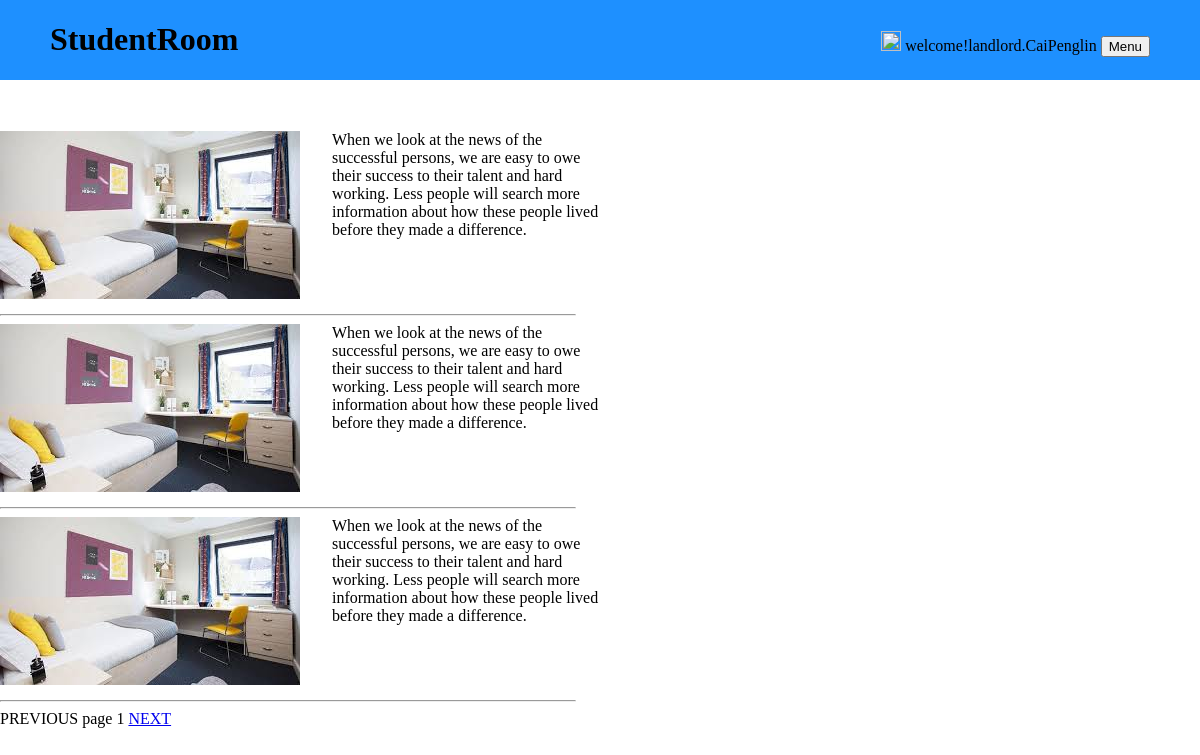
The page /landlordsearchroom.php?page=1 (signed in) on the database its author committed.
### tables this page shows
CREATE TABLE IF NOT EXISTS `t_property` (
  `i_property` bigint(20) NOT NULL,
  `address` varchar(200) DEFAULT NULL,
  `full_address` varchar(500) DEFAULT NULL,
  `longitude` float DEFAULT NULL,
  `latitude` float DEFAULT NULL,
  `description` varchar(300) DEFAULT NULL,
  `payment` int(11) DEFAULT NULL,
  `rent_per_week` int(11) DEFAULT NULL,
  `i_owner` bigint(20) DEFAULT NULL,
  `owner_name` varchar(32) DEFAULT NULL,
  `phone` varchar(32) DEFAULT NULL,
  `email` varchar(32) DEFAULT NULL,
  `smoker` int(11) DEFAULT NULL,
  `pets` int(11) DEFAULT NULL,
  `parlor` int(11) DEFAULT NULL,
  `bedroom` int(11) DEFAULT NULL,
  `kitchen` int(11) DEFAULT NULL,
  `post_code` varchar(16) DEFAULT NULL,
  `bathroom` int(11) DEFAULT NULL,
  `state` int(11) DEFAULT NULL,
  `release_date` date DEFAULT NULL,
  `img_path` varchar(100) DEFAULT NULL,
  `detail_description` varchar(600) DEFAULT NULL,
  `t_propertycol` varchar(45) DEFAULT NULL,
  `img_path1` varchar(45) DEFAULT NULL,
  `img_path2` varchar(45) DEFAULT NULL,
  `img_path3` varchar(45) DEFAULT NULL,
  `img_path4` varchar(45) DEFAULT NULL,
  PRIMARY KEY (`i_property`),
  KEY `Index_longitude` (`longitude`),
  KEY `Index_latitude` (`latitude`),
  KEY `Index_rent` (`rent_per_week`),
  KEY `Index_smoker` (`smoker`),
  KEY `Index_pets` (`pets`)
);

### conn/connect.php (called while the page is built, shortened)
<?php
function my_query($sql)
{
    $link = mysqli_connect("localhost","studentadmin","12345","studentroom");
    $link->set_charset('utf8');
    $result = mysqli_query($link, $sql);
    $data = mysqli_fetch_all($result,MYSQLI_ASSOC);
    return $data;
}

### landlordsearchroom.php (the view, shortened to what this page needs)
<!DOCTYPE html>
<html lang="en">
<head>
    <link rel="stylesheet" href="css/style.css">
</head>
<body>
<?php
require 'pagehead.php';
?>
<div>
    <hr style=" height:3px;border:none;border-top:2px dotted #ffffff;" />
    <div class="div-a">
        <?php
        $sessionId=$_SESSION['id'];
        $listSize = 3;
        if (empty($_GET["page"])||$_GET["page"]<1) {
            header("Location:landlordsearchroom.php?page=1");
            exit;
        } else {
            $page = $_GET["page"];
            $offset = ($page - 1) * $listSize;
            require("conn/connect.php");
            $countSql = "select count(i_property) num from t_property where i_owner=$sessionId";
            $querySql = "select * from studentroom.t_property where i_owner=$sessionId";
            $sql='';
            $iskitchen=0;
            $issmoke=0;
            $ispet=0;
            $result_count = my_query($countSql.$sql);
            $total=$result_count[0]['num'];
            $result = my_query($querySql.$sql." limit ".$offset.",".$listSize);
            if($result){
                $rowNum = count($result);
                for($i=0; $i<$rowNum; $i++){
                    echo "<div class=\"div-b\">
            <div class=\"photo\"><img src=\"{$result[$i]['img_path']}\" onclick='img({$result[$i]['i_property']})'></div>
            <div class=\"intro\">
                <p>{$result[$i]['description']}</p>
            </div>
        </div>
        <hr />
        ";
                }
                if ($offset>0){
                    echo ' </table><a href="landlordsearchroom.php?page='.($page-1).'&issmoke='.$issmoke.'&iskitchen='.$iskitchen.'&ispet='.$ispet.'">PREVIOUS</a>';
                }else{
                    echo ' </table><a>PREVIOUS</a>';
                }
                echo ' page '.$page.' ';
                if ($page*$listSize<$total){
                    echo '<a href="landlordsearchroom.php?page='.($page+1).'&issmoke='.$issmoke.'&iskitchen='.$iskitchen.'&ispet='.$ispet.'">NEXT</a>';
                }else{
                    echo '<a>NEXT</a>';
                }
            }else{
                echo 'Sorry, not results found';
            }
        }
        ?>
    </div>
</div>
</body>
</html>

### css/style.css (style rules this page uses)
body { padding: 0;margin: 0 }
.signUp,p, .Login P, .EditYourProfile p,.Payment1 P, .Payment2 P, .Upload P, .Validate P, .Contract p { padding-left: 20px;margin: 0 }
.div-a { margin-top: 30px }

### landlordsearchroom.php (style rules this page uses)
.div-b { width:600px;height:175px;border:1px;olid 2px; }
.div-a { float:left;width:48%;height: 100%;border:1px; }
.photo { float:left;width:48%;border:1px; }
.intro { float:right;width:48%;border:1px; }

### rows shown on the page
t_property: description "When we look at the news of the successful persons, we are easy to owe their success to their talent and hard working. Less people will search more information about how these people lived before they made a difference."
t_property: description "When we look at the news of the successful persons, we are easy to owe their success to their talent and hard working. Less people will search more information about how these people lived before they made a difference."
t_property: description "When we look at the news of the successful persons, we are easy to owe their success to their talent and hard working. Less people will search more information about how these people lived before they made a difference."

### other values the page prints
$str "welcome!landlord"
$name "CaiPenglin"
$page "1"
